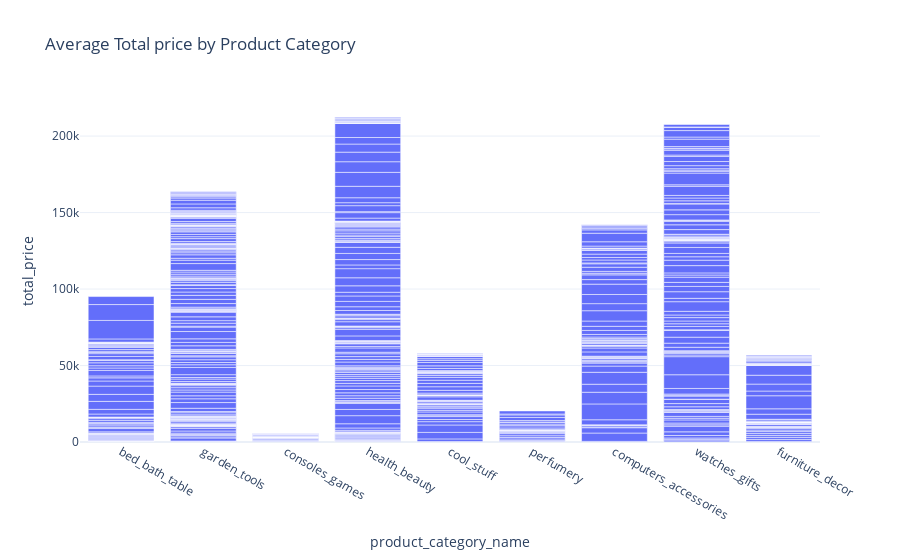

Notebook code cell kept with this figure:
### Markdown cell above
Average total prices by product categories

### Code cell
fig = px.bar(data, x='product_category_name',
            y='total_price',
            title='Average Total price by Product Category')
fig.show()

### Figure 1 — Plotly figure (JSON) as saved in the notebook; plotly's stock layout.template omitted (floating-point values rounded to 4 significant figures; data arrays with more than 128 entries replaced by an {"elided": "..."} marker saying what was removed)
{"data": [{"alignmentgroup": "True", "hovertemplate": "product_category_name=%{x}<br>total_price=%{y}<extra></extra>", "legendgroup": "", "marker": {"color": "#636efa", "pattern": {"shape": ""}}, "name": "", "offsetgroup": "", "orientation": "v", "showlegend": false, "textposition": "auto", "type": "bar", "x": {"elided": "676 str values"}, "xaxis": "x", "y": {"elided": "676 float values"}, "yaxis": "y"}], "layout": {"autosize": true, "barmode": "relative", "legend": {"tracegroupgap": 0}, "title": {"text": "Average Total price by Product Category"}, "xaxis": {"anchor": "y", "autorange": true, "domain": [0, 1], "range": [-0.5, 8.5], "title": {"text": "product_category_name"}, "type": "category"}, "yaxis": {"anchor": "x", "autorange": true, "domain": [0, 1], "range": [0, 223600.0], "title": {"text": "total_price"}, "type": "linear"}}}
